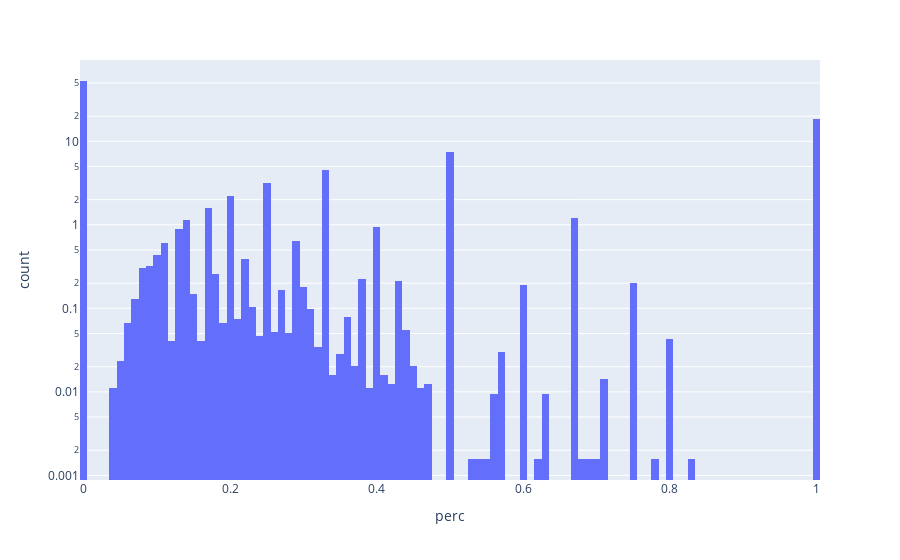

Notebook code for this chart:
### Code cell
fig = px.histogram(donations1, x="perc",
                   histnorm='probability density',log_y=True
                  )
fig.show()

### Figure 1 — Plotly figure (JSON) as saved in the notebook; plotly's stock layout.template omitted (floating-point values rounded to 4 significant figures; data arrays with more than 128 entries replaced by an {"elided": "..."} marker saying what was removed)
{"data": [{"alignmentgroup": "True", "bingroup": "x", "histnorm": "probability density", "hovertemplate": "perc=%{x}<br>count=%{y}<extra></extra>", "legendgroup": "", "marker": {"color": "#636efa"}, "name": "", "offsetgroup": "", "orientation": "v", "showlegend": false, "type": "histogram", "x": {"elided": "63641 float values"}, "xaxis": "x", "yaxis": "y"}], "layout": {"barmode": "relative", "legend": {"tracegroupgap": 0}, "margin": {"t": 60}, "xaxis": {"anchor": "y", "domain": [0, 1], "title": {"text": "perc"}}, "yaxis": {"anchor": "x", "domain": [0, 1], "title": {"text": "count"}, "type": "log"}}}
